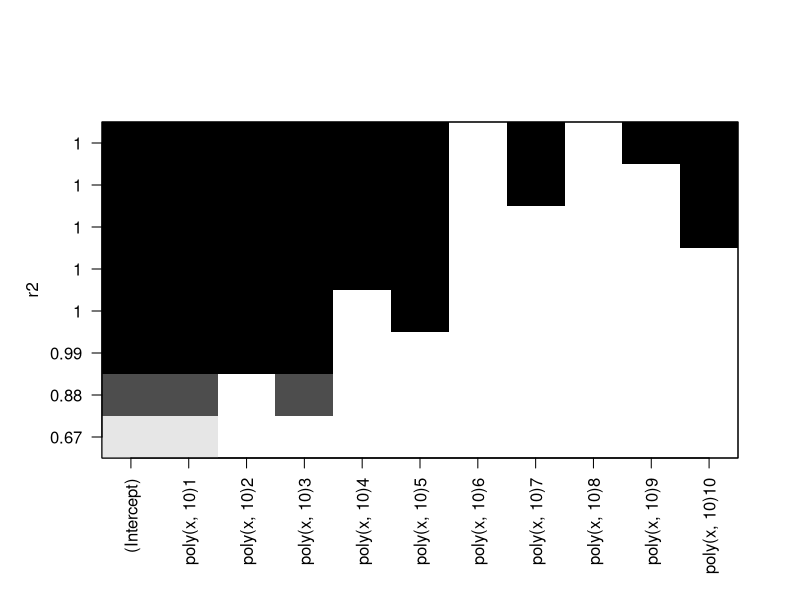
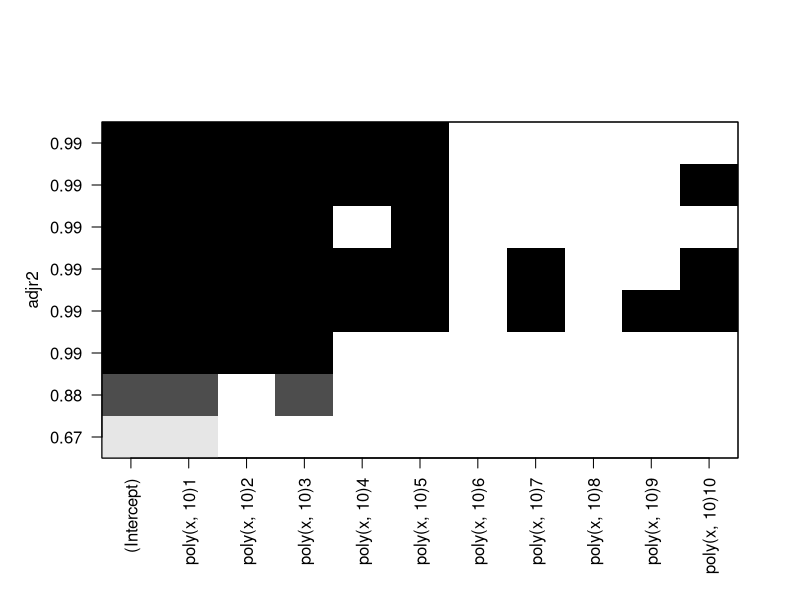
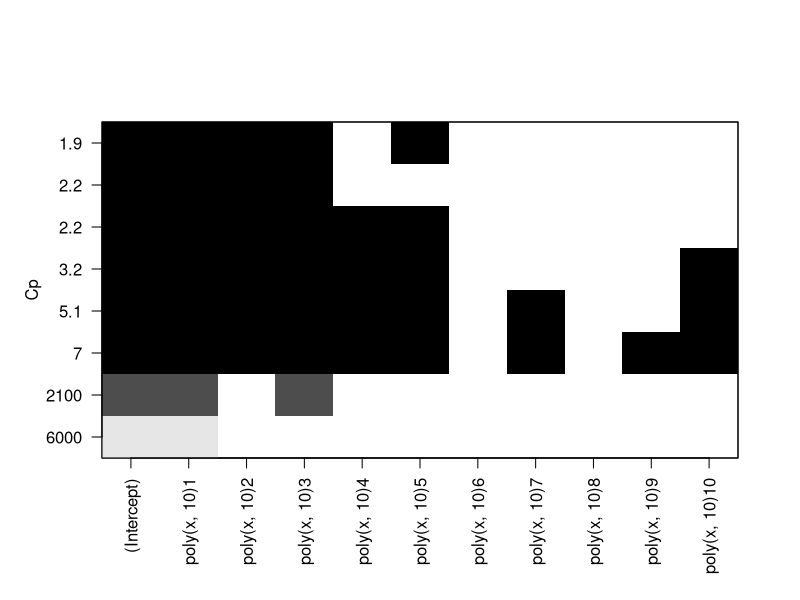
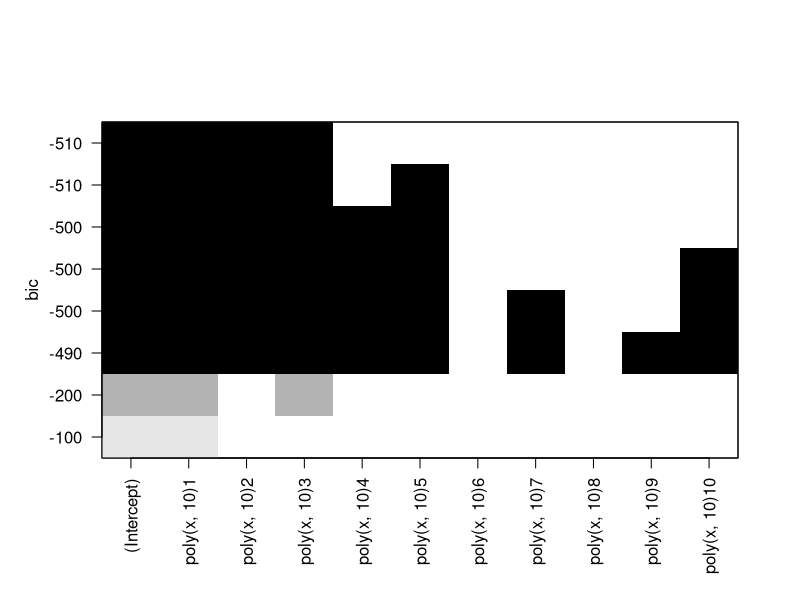

Here is the R script that generated these plots, in order: (Note: this script raises an error after producing the figures.)
## ---- chunk 1
library(leaps)
library(tidyverse)
library(pls)
set.seed(1)
X = rnorm(100)
e = rnorm(100)
Y = 1 + 2*X + 3 * (X^2) + 4*(X^3) + e
dataset = data.frame(y=Y,x=X)
regfit.full = regsubsets(Y~poly(x,10), dataset)
regfit.summary = summary(regfit.full)
plot(regfit.full, scale = "r2")
plot(regfit.full, scale = "adjr2")
plot(regfit.full, scale = "Cp")
plot(regfit.full, scale = "bic") 

x = model.matrix(Y~poly(x,10),dataset)[,-1]
train = sample(1:nrow(x),nrow(x)/2)
test = (-train)
test_y= Y[test]
## ---- chunk 2

regfit.forward = regsubsets(Y~poly(x,10),dataset, method = "forward")
summary(regfit.forward)
regfit.backward = regsubsets(Y~poly(x,10),data,method = "backward")
summary(regfit.backward)

## ---- chunk 3
set.seed(1)
grid = 10^seq(10,-2,length=100)
cv.ridge = cv.glmnet(x[train,],Y[train],alpha = 0)
cv.lasso = cv.glmnet(x[train,],Y[train],alpha = 1)
plot(cv.ridge)
plot(cv.lasso)
bestlam_ridge = cv.ridge$lambda.min
bestlam_lasso = cv.lasso$lambda.min
bestlam_ridge
bestlam_lasso

ridge = glmnet(x[train,],Y[train],alpha = 0,lambda = grid, thresh=1e-12)
lasso = glmnet(x[train,],Y[train],alpha=1,lambda=grid)

ridge.pred = predict(ridge,s=bestlam_ridge,newx = x[test,])
mean((ridge.pred-test_y)^2)
lasso.pred = predict(lasso, s=bestlam_lasso,newx = x[test,])
mean((lasso.pred-test_y)^2)
